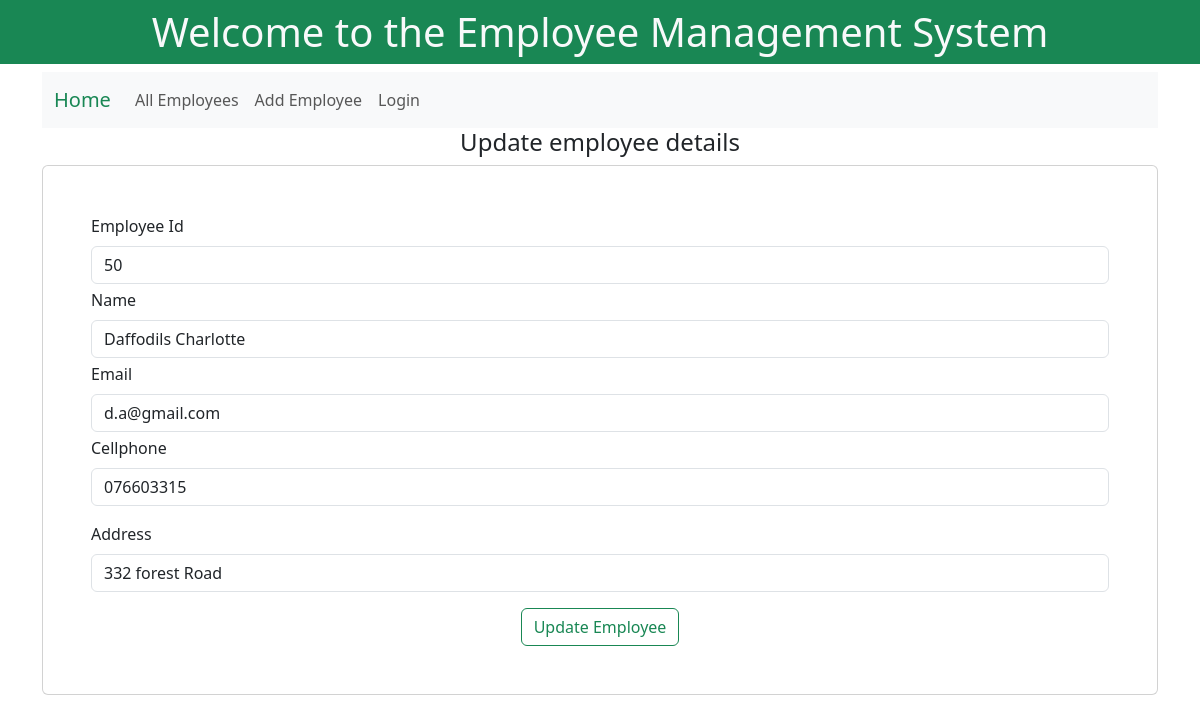
The page /updateemployee/4 on the database its author committed.
### emp/models.py (models this page shows)
class Employee(models.Model):
    employeeid = models.CharField(max_length=100)
    employeename = models.CharField(max_length=50)
    email = models.CharField(max_length=50)
    address = models.CharField(max_length=50)
    phone = models.CharField(max_length=50)

### emp/views.py (the view)
# urls.py: path("updateemployee/<int:empid>", views.updateemployee, name="updateemployee"),
def updateemployee(request, empid):
    e = Employee.objects.get(pk = empid)
    return render(request, "emp/updateemployee.html", {"singleemp": e})

### emp/templates/emp/updateemployee.html (shortened to what this page needs)
{% extends "base.html" %}
{% block content %}
<h4 class="text-center">Update employee details</h4>
<div class="card p-5">
    <form action="/doupdateemployee/{{singleemp.id}}/" method="POST">
        <div class="mb-1">
          <label for="exampleInputEmail1" class="form-label">Employee Id</label>
          <input type="text" class="form-control" name="employeeid" placeholder="Enter employee Id" value="{{singleemp.employeeid}}" readonly>
        </div>
        <div class="mb-1">
          <label for="exampleInputEmail1" class="form-label">Name</label>
          <input type="text" class="form-control" name="employeename" placeholder="Enter the name of the employee" value="{{singleemp.employeename}}">
        </div>
        <div class="mb-1">
          <label for="exampleInputEmail1" class="form-label">Email</label>
          <input type="email" class="form-control" name="email" placeholder="Enter email of the employee" value="{{singleemp.email}}">
        </div>
        <div class="mb-3">
          <label for="exampleInputEmail1" class="form-label">Cellphone</label>
          <input type="text" class="form-control" name="cellphone" placeholder="Enter cellphone number of the employee" value="{{singleemp.phone}}">
        </div>
        <div class="mb-3">
          <label for="exampleInputEmail1" class="form-label">Address</label>
          <input type="text" class="form-control" name="address" placeholder="Enter address of the employee" value="{{singleemp.address}}">
        </div>
        <div class="text-center">
            <button type="submit" class="btn btn-outline-success">Update Employee</button>
        </div>
      </form>
</div>
{% endblock content %}

### rows shown on the page
Employee: employeeid "50", employeename "Daffodils Charlotte", email "d.a@gmail.com", cellphone "076603315", address "332 forest Road"
